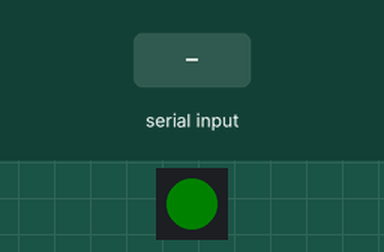
This sketch was run on a simulated ESP32-S3. Shown: 1 RGB LEDs in strip order, left to right. The test bench sets the inputs (shaded band). Dim RGB values are drawn brighter than linear; what the sketch prints to the serial monitor is not drawn.

Above: at 1.1 s.
At 8.8 s:
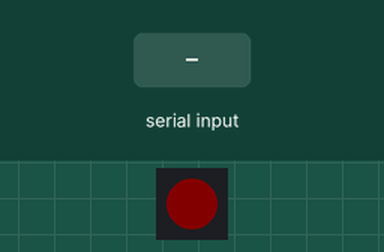
8.9 s: "1" received over Serial
At 12.3 s:
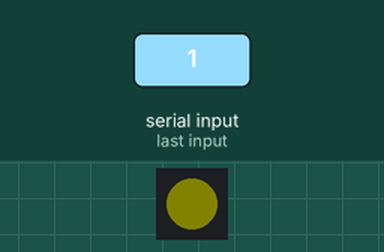
Timing chart, 0 to 20.5 s (numbered marks = the images above; inputs shaded):
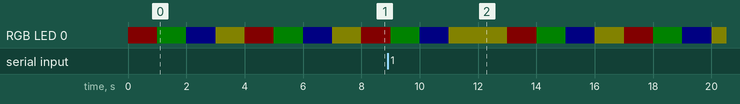

The sketch:

esp32s3.ino
```cpp
#include <Adafruit_NeoPixel.h>
int LED = 38;

// Define the number of LEDs in the strip (usually 1 for built-in LED)
#define NUM_LEDS 1

// Create an instance of the Adafruit_NeoPixel class
Adafruit_NeoPixel strip = Adafruit_NeoPixel(NUM_LEDS, LED, NEO_GRB + NEO_KHZ800);

void setup() {
// Initialize the NeoPixel library
strip.begin();
strip.show(); // Initialize all pixels to 'off'
strip.setBrightness(10);
strip.setPixelColor(0, strip.Color(0, 155, 0)); // Red
strip.show();
  // Initialize the serial communication at 115200 baud rate
  Serial.begin(115200);
  // Wait for the serial communication to be established
  while (!Serial) {
    ; // Wait for serial port to connect. Needed for native USB port only
  }
  Serial.println("ESP32 Serial Communication Initialized");

  digitalWrite(LED, HIGH);
}

void loop() {
  // Check if data is available to read
  if (Serial.available() > 0) {
    // Read the incoming data
    String incomingData = Serial.readString();
    // Print the incoming data
    Serial.print("Received: ");
    Serial.println(incomingData);
    // Echo the received data back to the serial monitor
    Serial.print("Echo: hello ");
    Serial.println(LED);
  }

strip.setPixelColor(0, strip.Color(155, 0, 0)); // Red
strip.show();
delay(1000);

// Green
strip.setPixelColor(0, strip.Color(0, 155, 0)); // Green
strip.show();
delay(1000);

// Blue
strip.setPixelColor(0, strip.Color(0, 0, 155)); // Blue
strip.show();
delay(1000);

// Yellow
strip.setPixelColor(0, strip.Color(155, 155, 0)); // Yellow
strip.show();
delay(1000);
}
```
